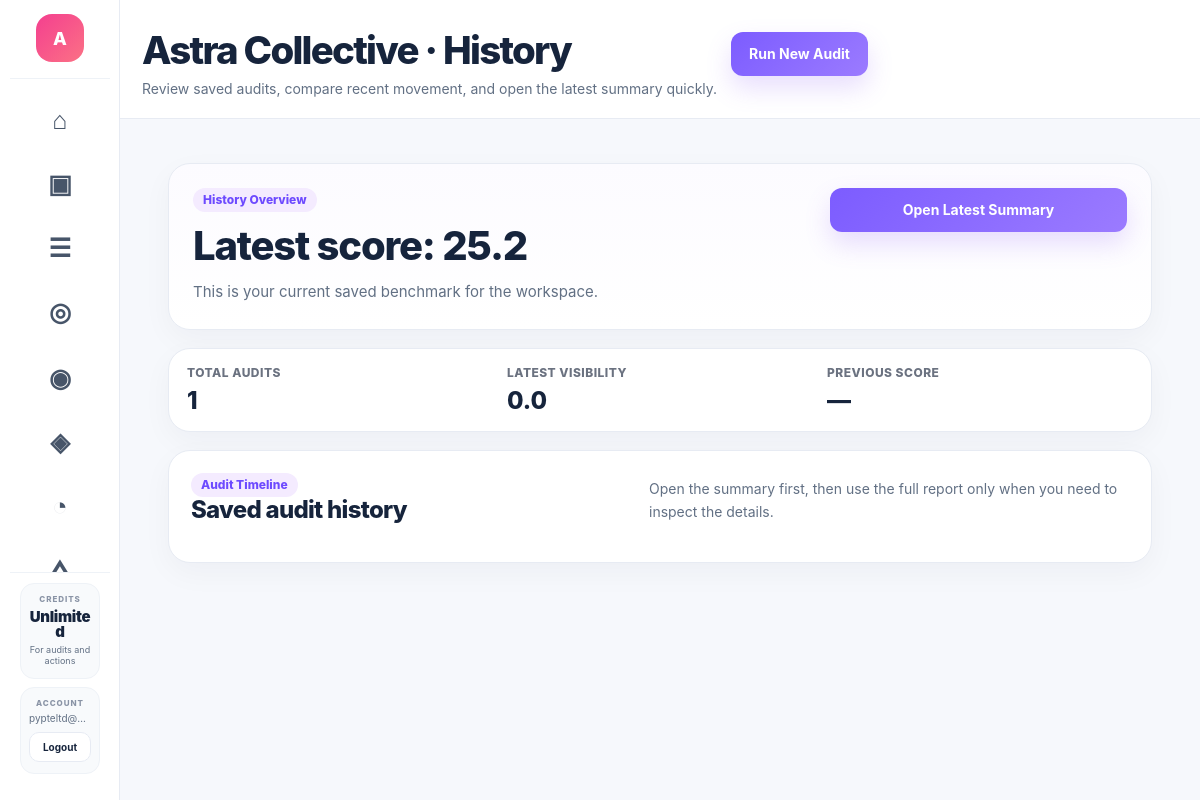
The page /client/1/history (signed in) on the database its author committed.
### app.py (models this page shows)
class User(UserMixin, db.Model):
    __tablename__ = "users"
    id = db.Column(db.Integer, primary_key=True)
    email = db.Column(db.String(255), unique=True, nullable=False)
    password_hash = db.Column(db.String(255), nullable=False)
    name = db.Column(db.String(255), nullable=False)
    referral_code = db.Column(db.String(50), unique=True, nullable=True)
    referred_by_user_id = db.Column(db.Integer, db.ForeignKey("users.id"), nullable=True)
    created_at = db.Column(db.DateTime, default=datetime.utcnow)
    role = db.Column(db.String(50), default="user")
    plan = db.Column(db.String(50), default="free")
    is_white_label_enabled = db.Column(db.Boolean, default=False)
    agency_name = db.Column(db.String(255), nullable=True)
    wallet = db.relationship(
        "Wallet",
        backref="user",
        uselist=False,
        cascade="all, delete-orphan",
    )
    clients = db.relationship(
        "Client",
        backref="user",
        lazy=True,
        cascade="all, delete-orphan",
    )

class Client(db.Model):
    __tablename__ = "clients"
    id = db.Column(db.Integer, primary_key=True)
    slug = db.Column(db.String(255), nullable=False, index=True)
    user_id = db.Column(db.Integer, db.ForeignKey("users.id"), nullable=False, index=True)
    name = db.Column(db.String(255), nullable=False)
    website = db.Column(db.String(500), nullable=False)
    website_normalized = db.Column(db.String(500), nullable=False, index=True)
    industry = db.Column(db.String(255), nullable=True)
    location = db.Column(db.String(255), nullable=True)
    owner_type = db.Column(db.String(100), nullable=False, default="company")
    notes = db.Column(db.Text, nullable=True)
    logo_filename = db.Column(db.String(255), nullable=True)
    created_at = db.Column(db.DateTime, default=datetime.utcnow, nullable=False)
    updated_at = db.Column(db.DateTime, default=datetime.utcnow, onupdate=datetime.utcnow, nullable=False)
    __table_args__ = (
        db.UniqueConstraint("user_id", "slug", name="uq_clients_user_slug"),
    )

### app.py (the view)
@app.route("/client/<client_id>/history")
@login_required
def client_history_page(client_id):
    client = get_client_by_id(client_id)
    if not client:
        abort(404)
    return render_template("client_history.html", client=client)

### action_engine.py (called while the page is built)
def _safe_int(value: Any, default: int = 0) -> int:
    try:
        if value is None:
            return default
        return int(round(float(value)))
    except Exception:
        return default

def _safe_float(value: Any, default: float = 0.0) -> float:
    try:
        if value is None:
            return default
        return float(value)
    except Exception:
        return default

def _unique_actions(actions: List[Dict[str, Any]]) -> List[Dict[str, Any]]:
    seen = set()
    output = []
    for action in actions:
        key = (
            action.get("category", ""),
            action.get("title", ""),
            action.get("linked_query", ""),
            action.get("recommended_fix", ""),
        )
        if key in seen:
            continue
        seen.add(key)
        output.append(action)
    output.sort(key=lambda x: PRIORITY_ORDER.get(x.get("priority", "low"), 99))
    return output

def _make_action(
    *,
    category: str,
    priority: str,
    title: str,
    issue: str,
    why_it_matters: str,
    recommended_fix: str,
    linked_query: Optional[str] = None,
    suggested_content_type: Optional[str] = None,
    support_signal: Optional[str] = None,
) -> Dict[str, Any]:
    return {
        "category": category,
        "priority": priority,
        "title": title,
        "issue": issue,
        "why_it_matters": why_it_matters,
        "recommended_fix": recommended_fix,
        "linked_query": linked_query,
        "suggested_content_type": suggested_content_type,
        "support_signal": support_signal or "",
    }

### app.py (called while the page is built)
@login_manager.user_loader
def load_user(user_id):
    return db.session.get(User, int(user_id))

def load_json_file(filepath):
    with open(filepath, "r", encoding="utf-8") as f:
        return json.load(f)

def normalize_website(url):
    if not url:
        return ""
    return (
        url.strip()
        .lower()
        .replace("https://", "")
        .replace("http://", "")
        .replace("www.", "")
        .rstrip("/")
    )

def load_clients(user_id=None):
    query = Client.query
    if user_id is not None:
        query = query.filter_by(user_id=user_id)
    rows = query.order_by(Client.created_at.desc()).all()
    return [serialize_client_row(row) for row in rows]

def user_has_unlimited_credits(user):
    if not user:
        return False
    if user.email == "pypteltd@gmail.com":
        return True
    return user.role == "admin" or user.plan == "dev_unlimited"

### templates/client_history.html (shortened to what this page needs)
{% extends "base.html" %}
{% block page_header %}
<div class="page-header-standard history-page-header-clean">
    <div class="page-header-copy">
        <h1>{{ client.name }} · History</h1>
        <p>Review saved audits, compare recent movement, and open the latest summary quickly.</p>
    </div>
    <div class="page-header-actions">
        <a href="{{ url_for('run_client_audit', client_id=client.id) }}" class="btn btn-primary">Run New Audit</a>
    </div>
</div>
{% endblock %}
{% block content %}
{% set total_audits = client.audits|length %}
{% set latest = client.latest_audit %}
{% set previous = client.previous_audit %}
{% set comparison = client.comparison %}
<div class="history-shell-clean">
    <section class="history-top-strip">
        <div class="history-top-main">
            <span class="section-kicker">History Overview</span>
            <h2>
                {% if latest %}
                    Latest score: {{ latest.normalized_score }}
                {% else %}
                    No saved audits yet
                {% endif %}
            </h2>
            <p>
                {% if comparison and comparison.overall_change %}
                    {{ comparison.overall_change|capitalize }} from the previous audit. Use the timeline below to review what changed.
                {% elif latest %}
                    This is your current saved benchmark for the workspace.
                {% else %}
                    Run your first audit to create a baseline and start building history.
                {% endif %}
            </p>
        </div>
        <div class="history-top-actions">
            {% if latest %}
            <a href="{{ url_for('audit_summary', summary_filename=latest.filename) }}" class="btn btn-primary btn-block">
                Open Latest Summary
            </a>
            {% else %}
            <a href="{{ url_for('run_client_audit', client_id=client.id) }}" class="btn btn-primary btn-block">
                Run First Audit
            </a>
            {% endif %}
        </div>
    </section>
    <section class="history-summary-strip">
        <div class="history-summary-mini">
            <span>Total Audits</span>
            <strong>{{ total_audits }}</strong>
        </div>
        <div class="history-summary-mini">
            <span>Latest Visibility</span>
            <strong>{% if latest %}{{ latest.visibility_score }}{% else %}—{% endif %}</strong>
        </div>
        <div class="history-summary-mini">
            <span>Previous Score</span>
            <strong>{% if previous %}{{ previous.normalized_score }}{% else %}—{% endif %}</strong>
        </div>
    </section>
    <section class="history-list-panel">
        <div class="history-section-head">
            <div>
                <span class="section-kicker">Audit Timeline</span>
                <h2>Saved audit history</h2>
            </div>
            <p>Open the summary first, then use the full report only when you need to inspect the details.</p>
        </div>
    </section>
</div>
{% endblock %}

### templates/base.html (shortened to what this page needs)
<!DOCTYPE html>
<html lang="en">
<head>
    <link rel="stylesheet" href="{{ url_for('static', filename='styles-v2.1.css') }}">
</head>
<body class="{% block body_class %}{% endblock %}">
    {% set current_endpoint = request.endpoint or '' %}
    {% set sidebar_client = focused_client if focused_client is defined and focused_client else none %}
    <div class="app-shell">
        <aside class="app-sidebar" id="appSidebar" aria-hidden="true">
            <div class="sidebar-inner">
                <div class="sidebar-brand">
                    <a href="{{ url_for('index') }}" class="brand-link" aria-label="DarInsights dashboard">
                        <div class="brand-mark">
                            {% if current_user.is_authenticated %}
                                {{ (current_user.name or current_user.email or "D")[0]|upper }}
                            {% else %}
                                D
                            {% endif %}
                        </div>
                    </a>
                </div>
                <nav class="sidebar-nav" aria-label="Main navigation">
                    <div class="nav-group">
                        <a href="{{ url_for('index') }}"
                           class="nav-item {% if current_endpoint in ['index', 'dashboard'] %}active{% endif %}"
                           aria-label="Dashboard"
                           data-label="Dashboard">
                            <span class="nav-icon">⌂</span>
                        </a>
                        <a href="{{ url_for('clients_page') }}"
                           class="nav-item {% if current_endpoint in ['clients_page', 'client_detail', 'edit_client', 'create_client'] %}active{% endif %}"
                           aria-label="All Workspaces"
                           data-label="All Workspaces">
                            <span class="nav-icon">▣</span>
                        </a>
                        <a href="{{ url_for('content_queue_page') }}"
                           class="nav-item {% if current_endpoint in ['content_queue_page', 'content_queue', 'view_queue_brief', 'generate_client_content_brief', 'generate_client_content_draft'] %}active{% endif %}"
                           aria-label="Content Queue"
                           data-label="Content Queue">
                            <span class="nav-icon">☰</span>
                        </a>
                        <a href="{{ url_for('position_tracking_page') }}"
                           class="nav-item {% if current_endpoint == 'position_tracking_page' %}active{% endif %}"
                           aria-label="Tracked Prompts"
                           data-label="Tracked Prompts">
                            <span class="nav-icon">◎</span>
                        </a>
                    </div>
                    {% if sidebar_client %}
                    <div class="nav-group">
                        <a href="{{ url_for('client_detail', client_id=sidebar_client.id) }}"
                           class="nav-item {% if current_endpoint == 'client_detail' %}active{% endif %}"
                           aria-label="Workspace Overview"
                           data-label="Overview">
                            <span class="nav-icon">◉</span>
                        </a>
                        <a href="{{ url_for('run_client_audit', client_id=sidebar_client.id) }}"
                           class="nav-item {% if current_endpoint in ['run_client_audit', 'new_audit', 'start_audit'] %}active{% endif %}"
                           aria-label="Run Audit"
                           data-label="Run Audit">
                            <span class="nav-icon">◈</span>
                        </a>
                        <a href="{{ url_for('client_visibility_page', client_id=sidebar_client.id) }}"
                           class="nav-item {% if current_endpoint == 'client_visibility_page' %}active{% endif %}"
                           aria-label="Visibility"
                           data-label="Visibility">
                            <span class="nav-icon">◔</span>
                        </a>
                        <a href="{{ url_for('client_competitors_page', client_id=sidebar_client.id) }}"
                           class="nav-item {% if current_endpoint in ['client_competitors_page', 'competitor_page'] %}active{% endif %}"
                           aria-label="Competitors"
                           data-label="Competitors">
                            <span class="nav-icon">△</span>
                        </a>
                    </div>
                    {% endif %}
                </nav>
                <div class="sidebar-footer">
                    <div class="sidebar-footer-panel sidebar-credits-panel">
                        <div class="sidebar-footer-head">
                            <span class="sidebar-footer-kicker">Credits</span>
                        </div>
                        <div class="sidebar-credits-value">
                            {% if current_user.is_authenticated and current_user.plan == 'dev_unlimited' %}
                                Unlimited
                            {% elif current_user.is_authenticated and current_user.wallet %}
                                {{ current_user.wallet.balance }}
                            {% else %}
                                0
                            {% endif %}
                        </div>
                        <div class="sidebar-credits-meta">
                            For audits and actions
                        </div>
                    </div>
                    <div class="sidebar-footer-panel">
                        <div class="sidebar-footer-head">
                            <span class="sidebar-footer-kicker">Account</span>
                        </div>
                        <div class="sidebar-account-email">
                            {{ current_user.email if current_user.is_authenticated else 'Guest' }}
                        </div>
                        {% if current_user.is_authenticated %}
                            <a href="{{ url_for('logout') }}" class="sidebar-logout-btn">Logout</a>
                        {% else %}
                            <a href="{{ url_for('login') }}" class="sidebar-logout-btn">Login</a>
                        {% endif %}
                    </div>
                </div>
            </div>
        </aside>
        <div class="app-main">
            <header class="app-topbar">
                <div class="topbar-left">
                    <div class="topbar-heading">
                        {% block page_header %}{% endblock %}
                    </div>
                </div>
            </header>
            <main class="app-content">
                {% block content %}{% endblock %}
            </main>
        </div>
    </div>
</body>
</html>

### rows shown on the page
User: name "A", email "pypteltd@…"
Client: name "Astra Collective"

### other values the page prints
{{ latest.normalized_score }} "25.2"
{{ total_audits }} "1"
{{ latest.visibility_score }} "0.0"
